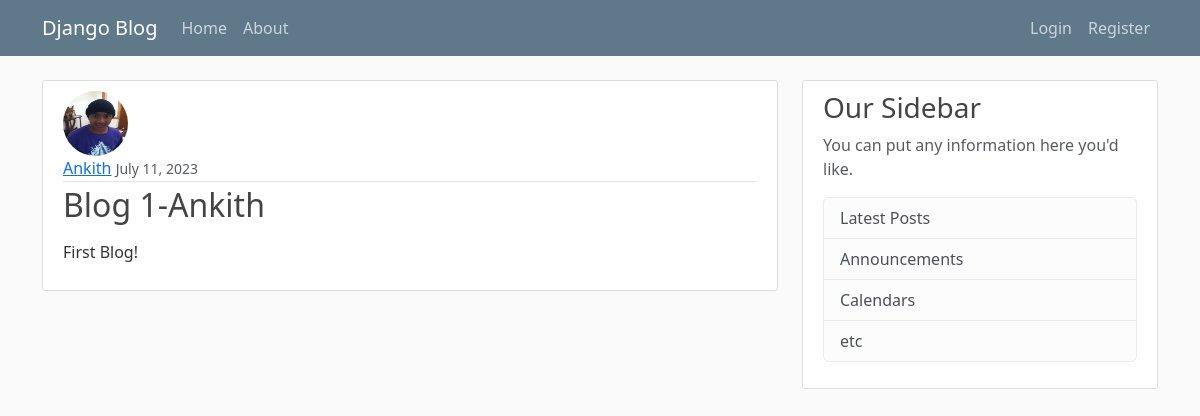
/post/1/, run on an earlier commit of the app's database.
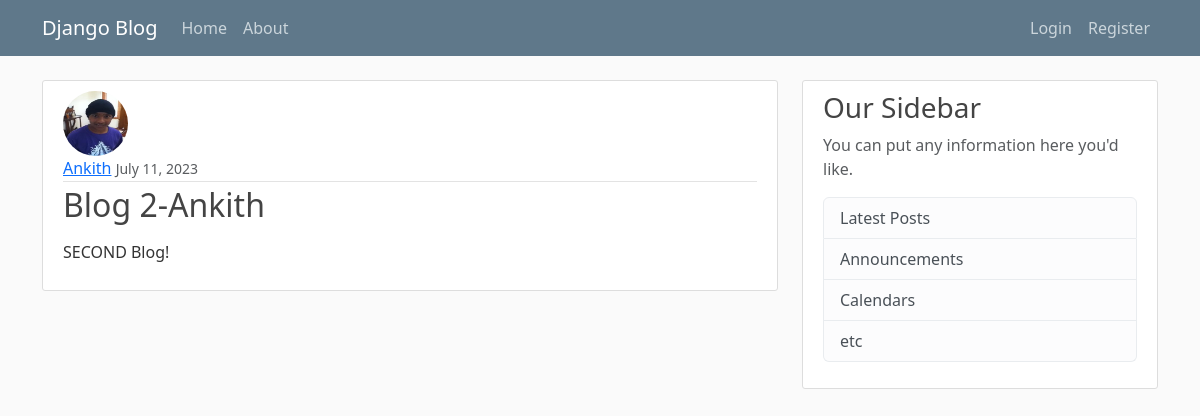
And on a later commit of the database.
### blog/models.py (models this page shows, shortened)
class Post(models.Model):
  title = models.CharField(max_length=100)
  content = models.TextField()
  date_posted = models.DateTimeField(default=timezone.now) #dont put parenthises after timezone.now so its passed but not called
  author = models.ForeignKey(User, on_delete = models.CASCADE) #this just relates the User model to the author field, but it doesn't get the currently logged in user.

### users/models.py (models this page shows, shortened)
class Profile(models.Model):
    user = models.OneToOneField(User, on_delete=models.CASCADE)
    image = models.ImageField(default='default.jpg', upload_to='profile_pics') #store locally

### blog/views.py (the view)
# urls.py: path('post/<int:pk>/', PostDetailView.as_view(), name='post-detail'),
class PostDetailView(DetailView): #Made this one strictly with django default conventions, did not rename varibles or paths. Will render details of a single-post when post-link is clicked or path is accessed for single post
    model = Post

### blog/templates/blog/post_detail.html (shortened to what this page needs)
{% extends "blog/base.html" %}
{% block content %}
  <article class="media content-section">
    <img class = "rounded-circle article-img" src = "{{object.author.profile.image.url}}">
    <div class="media-body">
      <div class="article-metadata">
        <a class="mr-2" href="{%url 'user-post' post.author.username%}">{{ object.author }}</a>
        <small class="text-muted">{{ object.date_posted|date:'F d, Y' }}</small>
      </div>
      <h2 class="article-title">{{ object.title }}</h2>
      <p class="article-content">{{ object.content }}</p>
    </div>
  </article>
{% endblock content %}

What changed in the data, as far as the page shows it:
changed Post "Ankith": title "Blog 1-Ankith" → "Blog 2-Ankith"; content "First Blog!" → "SECOND Blog!"
